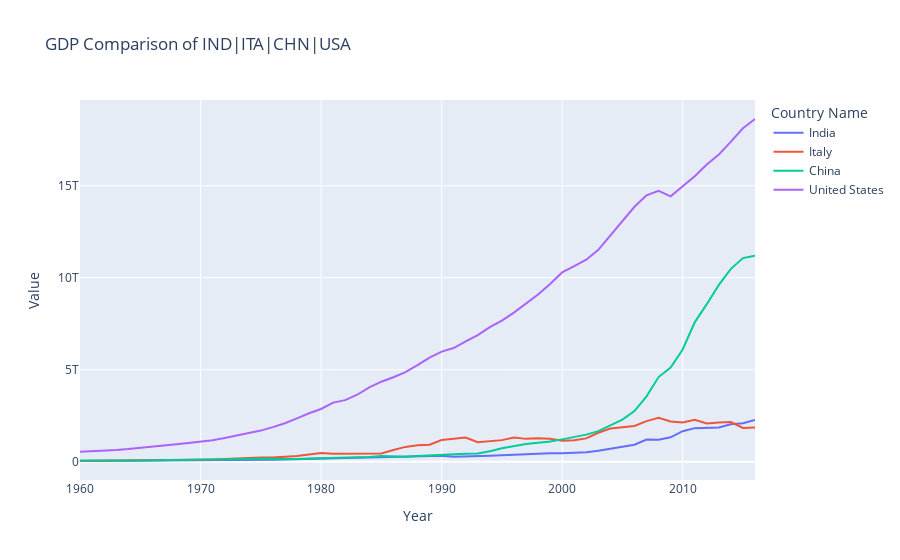

The notebook cell this image was saved under:
### Code cell
fig = px.line(df_pr, x = 'Year', y = 'Value', title = 'GDP Comparison of ' + '|'.join(lst), color = 'Country Name')
fig
# To save file
# pyo.plot(fig, filename = '|'.join(lst) + '.html')
